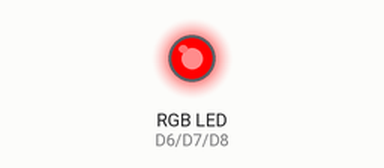
Recording of a sketch running on a simulated ESP8266 (NodeMCU). On the bench: an RGB LED mixed from three pins (HIGH = lit).

Above: at 0.2 s.
At 13.2 s:
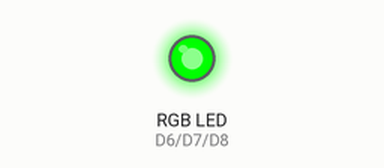
At 19.2 s:
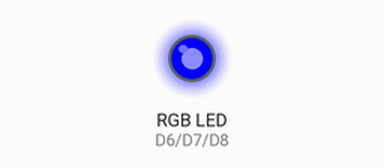
At 25.7 s:
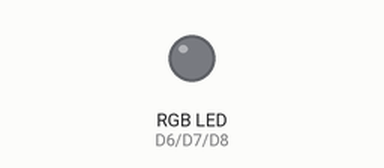
Timing chart, 0 to 26.0 s (numbered marks = the images above):
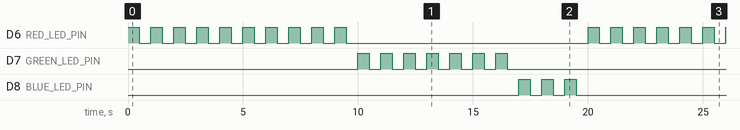

The sketch:

RGB.ino
```cpp
#if defined(ESP8266)
  #define RED_LED_PIN D6
  #define GREEN_LED_PIN D7
  #define BLUE_LED_PIN D8
#elif defined(ESP32)
#define BLUE_LED_PIN 13
#define RED_LED_PIN 14
#define GREEN_LED_PIN 12
#endif


// Hàm setup để khởi tạo
void setup() {
  Serial.begin(115200);
  initRGBLed();

}


void loop() {
  for (int i = 1; i <= 10; i++) {
    onRGBLed(1, 0, 0); delay(500);
    onRGBLed(0, 0, 0); delay(500);
  }


  for (int i = 1; i <= 7; i++) {
    onRGBLed(0, 1, 0); delay(500);
    onRGBLed(0, 0, 0); delay(500);
  }


  for (int i = 1; i <= 3; i++) {
    onRGBLed(0, 0, 1); delay(500);
    onRGBLed(0, 0, 0); delay(500);
  }
}

/* Hàm khởi tạo đèn LED RGB */
void initRGBLed() {

  pinMode(RED_LED_PIN, OUTPUT);
  pinMode(GREEN_LED_PIN, OUTPUT);
  pinMode(BLUE_LED_PIN, OUTPUT);

}

/* Hàm bật đèn LED RGB */
void onRGBLed(int red, int green, int blue) {
  if (red == 1) {
    digitalWrite(RED_LED_PIN, HIGH);
  } else {
    digitalWrite(RED_LED_PIN, LOW);
  }

  if (green == 1) {
    digitalWrite(GREEN_LED_PIN, HIGH);
  } else {
    digitalWrite(GREEN_LED_PIN, LOW);
  }

  if (blue == 1) {
    digitalWrite(BLUE_LED_PIN, HIGH);
  } else {
    digitalWrite(BLUE_LED_PIN, LOW);
  }
}
```

Measured:
- by itself, D6 (RED_LED_PIN): repeats every 20.0 s: 9 × (LOW 0.50 s, HIGH 0.50 s), LOW 10.5 s, HIGH 0.50 s
- by itself, D7 (GREEN_LED_PIN): repeats every 20.0 s: 6 × (LOW 0.50 s, HIGH 0.50 s), LOW 13.5 s, HIGH 0.50 s
- by itself, D8 (BLUE_LED_PIN): repeats every 20.0 s: 2 × (LOW 0.50 s, HIGH 0.50 s), LOW 17.5 s, HIGH 0.50 s
